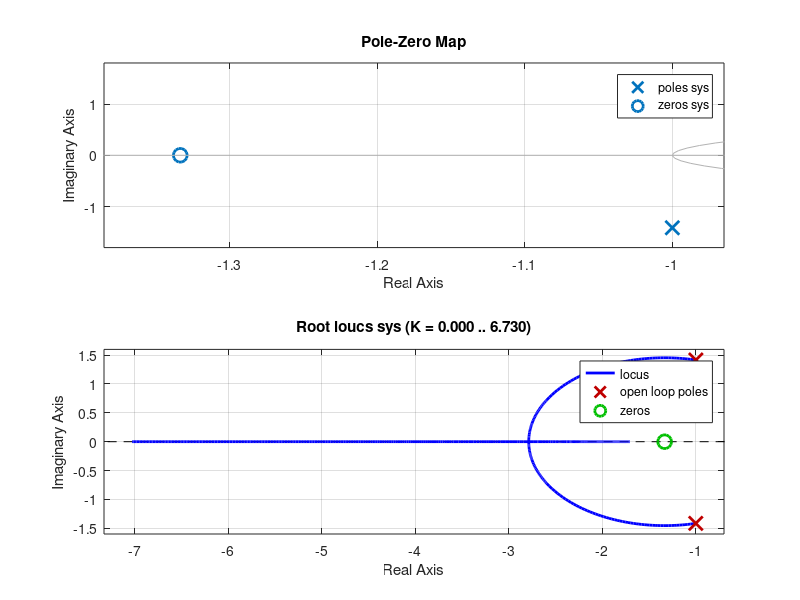

Recreate this plot in MATLAB.
 num=[0.3 0.4];%numerator value
den=[0.3 0.6 0.9];%denominator value
sys=tf(num,den,1);%transfer function for z transformation
roots(num)%zeros in command window
roots(den)%poles in command window
subplot(2,1,1);%2 rows 1 column 1st box
pzmap(sys);%poles zero map
subplot(2,1,2);%2 rows 1 column 2nd box
rlocus(sys);%root locus plot